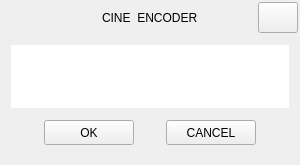
<?xml version="1.0" encoding="UTF-8"?>
<ui version="4.0">
 <class>Message</class>
 <widget class="QWidget" name="Message">
  <property name="geometry">
   <rect>
    <x>0</x>
    <y>0</y>
    <width>300</width>
    <height>165</height>
   </rect>
  </property>
  <property name="minimumSize">
   <size>
    <width>300</width>
    <height>165</height>
   </size>
  </property>
  <property name="maximumSize">
   <size>
    <width>300</width>
    <height>165</height>
   </size>
  </property>
  <property name="windowTitle">
   <string>Cine Encoder</string>
  </property>
  <layout class="QGridLayout" name="gridLayout">
   <property name="leftMargin">
    <number>1</number>
   </property>
   <property name="topMargin">
    <number>1</number>
   </property>
   <property name="rightMargin">
    <number>1</number>
   </property>
   <property name="bottomMargin">
    <number>1</number>
   </property>
   <property name="spacing">
    <number>0</number>
   </property>
   <item row="0" column="0">
    <widget class="QWidget" name="widget_main" native="true">
     <property name="sizePolicy">
      <sizepolicy hsizetype="Expanding" vsizetype="Expanding">
       <horstretch>0</horstretch>
       <verstretch>0</verstretch>
      </sizepolicy>
     </property>
     <property name="minimumSize">
      <size>
       <width>0</width>
       <height>20</height>
      </size>
     </property>
     <layout class="QGridLayout" name="gridLayout_3">
      <property name="leftMargin">
       <number>1</number>
      </property>
      <property name="topMargin">
       <number>1</number>
      </property>
      <property name="rightMargin">
       <number>1</number>
      </property>
      <property name="bottomMargin">
       <number>1</number>
      </property>
      <property name="spacing">
       <number>0</number>
      </property>
      <item row="0" column="0">
       <widget class="QFrame" name="frame_main">
        <property name="sizePolicy">
         <sizepolicy hsizetype="Expanding" vsizetype="Expanding">
          <horstretch>0</horstretch>
          <verstretch>0</verstretch>
         </sizepolicy>
        </property>
        <property name="minimumSize">
         <size>
          <width>0</width>
          <height>20</height>
         </size>
        </property>
        <property name="maximumSize">
         <size>
          <width>3840</width>
          <height>2160</height>
         </size>
        </property>
        <property name="frameShape">
         <enum>QFrame::NoFrame</enum>
        </property>
        <property name="frameShadow">
         <enum>QFrame::Raised</enum>
        </property>
        <layout class="QGridLayout" name="gridLayout_2">
         <property name="leftMargin">
          <number>0</number>
         </property>
         <property name="topMargin">
          <number>0</number>
         </property>
         <property name="rightMargin">
          <number>0</number>
         </property>
         <property name="bottomMargin">
          <number>0</number>
         </property>
         <property name="spacing">
          <number>0</number>
         </property>
         <item row="0" column="0">
          <widget class="QFrame" name="frame_top">
           <property name="sizePolicy">
            <sizepolicy hsizetype="Expanding" vsizetype="Expanding">
             <horstretch>0</horstretch>
             <verstretch>0</verstretch>
            </sizepolicy>
           </property>
           <property name="minimumSize">
            <size>
             <width>0</width>
             <height>31</height>
            </size>
           </property>
           <property name="maximumSize">
            <size>
             <width>3840</width>
             <height>31</height>
            </size>
           </property>
           <property name="mouseTracking">
            <bool>false</bool>
           </property>
           <property name="acceptDrops">
            <bool>false</bool>
           </property>
           <property name="frameShape">
            <enum>QFrame::NoFrame</enum>
           </property>
           <property name="frameShadow">
            <enum>QFrame::Raised</enum>
           </property>
           <layout class="QGridLayout" name="gridLayout_7">
            <property name="sizeConstraint">
             <enum>QLayout::SetDefaultConstraint</enum>
            </property>
            <property name="leftMargin">
             <number>0</number>
            </property>
            <property name="topMargin">
             <number>0</number>
            </property>
            <property name="rightMargin">
             <number>0</number>
            </property>
            <property name="bottomMargin">
             <number>0</number>
            </property>
            <property name="spacing">
             <number>0</number>
            </property>
            <item row="0" column="4">
             <widget class="QLabel" name="label_title">
              <property name="text">
               <string>CINE  ENCODER</string>
              </property>
             </widget>
            </item>
            <item row="1" column="7">
             <spacer name="verticalSpacer">
              <property name="orientation">
               <enum>Qt::Vertical</enum>
              </property>
              <property name="sizeHint" stdset="0">
               <size>
                <width>20</width>
                <height>10</height>
               </size>
              </property>
             </spacer>
            </item>
            <item row="0" column="1">
             <widget class="QLabel" name="label">
              <property name="sizePolicy">
               <sizepolicy hsizetype="Preferred" vsizetype="Preferred">
                <horstretch>0</horstretch>
                <verstretch>0</verstretch>
               </sizepolicy>
              </property>
              <property name="minimumSize">
               <size>
                <width>20</width>
                <height>20</height>
               </size>
              </property>
              <property name="maximumSize">
               <size>
                <width>20</width>
                <height>20</height>
               </size>
              </property>
              <property name="text">
               <string/>
              </property>
              <property name="pixmap">
               <pixmap resource="files.qrc">:/resources/icons/64x64/cine-encoder.png</pixmap>
              </property>
              <property name="scaledContents">
               <bool>true</bool>
              </property>
             </widget>
            </item>
            <item row="0" column="3">
             <spacer name="horizontalSpacer">
              <property name="orientation">
               <enum>Qt::Horizontal</enum>
              </property>
              <property name="sizeHint" stdset="0">
               <size>
                <width>5</width>
                <height>20</height>
               </size>
              </property>
             </spacer>
            </item>
            <item row="0" column="7">
             <widget class="QPushButton" name="closeWindow">
              <property name="enabled">
               <bool>true</bool>
              </property>
              <property name="sizePolicy">
               <sizepolicy hsizetype="Minimum" vsizetype="Expanding">
                <horstretch>0</horstretch>
                <verstretch>0</verstretch>
               </sizepolicy>
              </property>
              <property name="minimumSize">
               <size>
                <width>40</width>
                <height>31</height>
               </size>
              </property>
              <property name="maximumSize">
               <size>
                <width>40</width>
                <height>31</height>
               </size>
              </property>
              <property name="toolTip">
               <string>Close</string>
              </property>
              <property name="text">
               <string/>
              </property>
              <property name="iconSize">
               <size>
                <width>16</width>
                <height>16</height>
               </size>
              </property>
             </widget>
            </item>
            <item row="0" column="5">
             <spacer name="horizontalSpacer_9">
              <property name="orientation">
               <enum>Qt::Horizontal</enum>
              </property>
              <property name="sizeType">
               <enum>QSizePolicy::Expanding</enum>
              </property>
              <property name="sizeHint" stdset="0">
               <size>
                <width>5</width>
                <height>20</height>
               </size>
              </property>
             </spacer>
            </item>
            <item row="0" column="0">
             <spacer name="horizontalSpacer_2">
              <property name="orientation">
               <enum>Qt::Horizontal</enum>
              </property>
              <property name="sizeType">
               <enum>QSizePolicy::Fixed</enum>
              </property>
              <property name="sizeHint" stdset="0">
               <size>
                <width>12</width>
                <height>20</height>
               </size>
              </property>
             </spacer>
            </item>
            <item row="0" column="2">
             <spacer name="horizontalSpacer_4">
              <property name="orientation">
               <enum>Qt::Horizontal</enum>
              </property>
              <property name="sizeType">
               <enum>QSizePolicy::Fixed</enum>
              </property>
              <property name="sizeHint" stdset="0">
               <size>
                <width>8</width>
                <height>5</height>
               </size>
              </property>
             </spacer>
            </item>
           </layout>
          </widget>
         </item>
         <item row="1" column="0" rowspan="2">
          <widget class="QFrame" name="frame">
           <property name="sizePolicy">
            <sizepolicy hsizetype="Expanding" vsizetype="Expanding">
             <horstretch>0</horstretch>
             <verstretch>0</verstretch>
            </sizepolicy>
           </property>
           <property name="minimumSize">
            <size>
             <width>0</width>
             <height>20</height>
            </size>
           </property>
           <property name="frameShape">
            <enum>QFrame::NoFrame</enum>
           </property>
           <property name="frameShadow">
            <enum>QFrame::Raised</enum>
           </property>
           <layout class="QGridLayout" name="gridLayout_4">
            <property name="leftMargin">
             <number>9</number>
            </property>
            <property name="topMargin">
             <number>12</number>
            </property>
            <property name="rightMargin">
             <number>9</number>
            </property>
            <property name="bottomMargin">
             <number>18</number>
            </property>
            <property name="horizontalSpacing">
             <number>0</number>
            </property>
            <property name="verticalSpacing">
             <number>12</number>
            </property>
            <item row="3" column="5">
             <widget class="QPushButton" name="buttonCancel">
              <property name="enabled">
               <bool>true</bool>
              </property>
              <property name="sizePolicy">
               <sizepolicy hsizetype="Maximum" vsizetype="Maximum">
                <horstretch>0</horstretch>
                <verstretch>0</verstretch>
               </sizepolicy>
              </property>
              <property name="minimumSize">
               <size>
                <width>90</width>
                <height>25</height>
               </size>
              </property>
              <property name="maximumSize">
               <size>
                <width>90</width>
                <height>25</height>
               </size>
              </property>
              <property name="baseSize">
               <size>
                <width>90</width>
                <height>25</height>
               </size>
              </property>
              <property name="text">
               <string>CANCEL</string>
              </property>
              <property name="autoDefault">
               <bool>false</bool>
              </property>
              <property name="flat">
               <bool>false</bool>
              </property>
             </widget>
            </item>
            <item row="3" column="4">
             <spacer name="horizontalSpacer_3">
              <property name="orientation">
               <enum>Qt::Horizontal</enum>
              </property>
              <property name="sizeType">
               <enum>QSizePolicy::Expanding</enum>
              </property>
              <property name="sizeHint" stdset="0">
               <size>
                <width>20</width>
                <height>20</height>
               </size>
              </property>
             </spacer>
            </item>
            <item row="3" column="3">
             <widget class="QPushButton" name="buttonApply">
              <property name="enabled">
               <bool>true</bool>
              </property>
              <property name="sizePolicy">
               <sizepolicy hsizetype="Maximum" vsizetype="Maximum">
                <horstretch>0</horstretch>
                <verstretch>0</verstretch>
               </sizepolicy>
              </property>
              <property name="minimumSize">
               <size>
                <width>90</width>
                <height>25</height>
               </size>
              </property>
              <property name="maximumSize">
               <size>
                <width>90</width>
                <height>25</height>
               </size>
              </property>
              <property name="baseSize">
               <size>
                <width>90</width>
                <height>25</height>
               </size>
              </property>
              <property name="text">
               <string>OK</string>
              </property>
              <property name="autoDefault">
               <bool>false</bool>
              </property>
              <property name="flat">
               <bool>false</bool>
              </property>
             </widget>
            </item>
            <item row="3" column="6">
             <spacer name="spacerCancel">
              <property name="orientation">
               <enum>Qt::Horizontal</enum>
              </property>
              <property name="sizeHint" stdset="0">
               <size>
                <width>20</width>
                <height>20</height>
               </size>
              </property>
             </spacer>
            </item>
            <item row="3" column="0">
             <spacer name="spacerApply">
              <property name="orientation">
               <enum>Qt::Horizontal</enum>
              </property>
              <property name="sizeHint" stdset="0">
               <size>
                <width>20</width>
                <height>20</height>
               </size>
              </property>
             </spacer>
            </item>
            <item row="2" column="0" colspan="7">
             <layout class="QHBoxLayout" name="horizontalLayout">
              <property name="spacing">
               <number>18</number>
              </property>
              <property name="leftMargin">
               <number>0</number>
              </property>
              <property name="rightMargin">
               <number>0</number>
              </property>
              <item>
               <widget class="QTextBrowser" name="textBrowser">
                <property name="enabled">
                 <bool>true</bool>
                </property>
                <property name="mouseTracking">
                 <bool>true</bool>
                </property>
                <property name="focusPolicy">
                 <enum>Qt::StrongFocus</enum>
                </property>
                <property name="acceptDrops">
                 <bool>true</bool>
                </property>
                <property name="autoFillBackground">
                 <bool>true</bool>
                </property>
                <property name="locale">
                 <locale language="English" country="UnitedStates"/>
                </property>
                <property name="frameShape">
                 <enum>QFrame::NoFrame</enum>
                </property>
                <property name="frameShadow">
                 <enum>QFrame::Sunken</enum>
                </property>
                <property name="verticalScrollBarPolicy">
                 <enum>Qt::ScrollBarAsNeeded</enum>
                </property>
                <property name="html">
                 <string>&lt;!DOCTYPE HTML PUBLIC &quot;-//W3C//DTD HTML 4.0//EN&quot; &quot;http://www.w3.org/TR/REC-html40/strict.dtd&quot;&gt;
&lt;html&gt;&lt;head&gt;&lt;meta name=&quot;qrichtext&quot; content=&quot;1&quot; /&gt;&lt;meta charset=&quot;utf-8&quot; /&gt;&lt;style type=&quot;text/css&quot;&gt;
p, li { white-space: pre-wrap; }
&lt;/style&gt;&lt;/head&gt;&lt;body style=&quot; font-family:'Sans Serif'; font-size:9pt; font-weight:400; font-style:normal;&quot;&gt;
&lt;p align=&quot;center&quot; style=&quot;-qt-paragraph-type:empty; margin-top:0px; margin-bottom:0px; margin-left:0px; margin-right:0px; -qt-block-indent:0; text-indent:0px; font-family:'Noto Sans'; font-size:10pt;&quot;&gt;&lt;br /&gt;&lt;/p&gt;&lt;/body&gt;&lt;/html&gt;</string>
                </property>
                <property name="openLinks">
                 <bool>true</bool>
                </property>
               </widget>
              </item>
             </layout>
            </item>
           </layout>
          </widget>
         </item>
        </layout>
       </widget>
      </item>
     </layout>
    </widget>
   </item>
  </layout>
 </widget>
 <resources>
  <include location="files.qrc"/>
 </resources>
 <connections/>
</ui>
